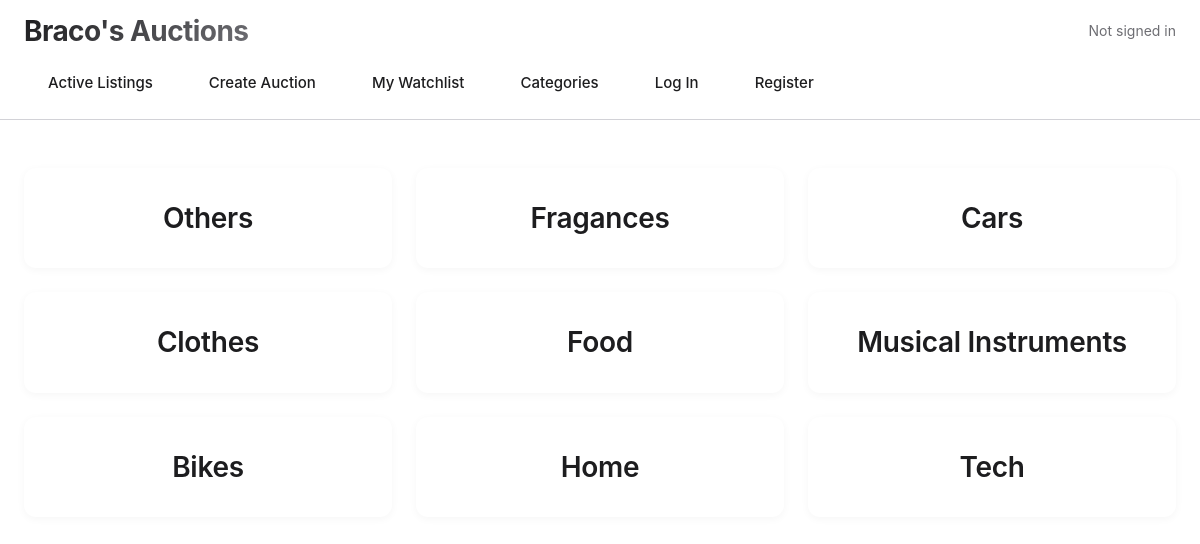
The page /categories on the database its author committed.
### auctions/models.py (models this page shows, shortened)
class Category(models.Model):
    name = models.CharField(max_length=40, unique=True)

### auctions/views.py (the view)
# urls.py: path("categories", views.categories_view, name='categories'),
def categories_view(request):
    categories = Category.objects.all()
    return render(request, "auctions/categories.html", {
        "categories": categories
    })

### auctions/templates/auctions/categories.html
{% extends "auctions/layout.html" %}
{% block body %}
{% if categories %}
<div class='categories'>
{% for categorie in categories %}
    <a href="{% url 'category_detail' categorie.name %}">
        <h3>{{ categorie.name }}</h3>
    </a>
{% empty %}
    <p>No categories available</p>
{% endfor %}
</div>
{%else %}
<p>Nothing to see here</p>
{% endif %}
{% endblock %}

### auctions/static/auctions/styles.css (style rules this page uses)
* { margin: 0; padding: 0; box-sizing: border-box; }
:root { --white: #ffffff; --off-white: #fafafa; --light-gray: #f5f5f7; --border-gray: #d2d2d7; --text-primary: #1d1d1f; --text-secondary: #6e6e73; --accent: #0071e3; --accent-hover: #0077ed; --success: #34c759; --warning: #ff9500; --error: #ff3b30; --shadow-sm: 0 2px 8px rgba(0, 0, 0, 0.04); --shadow-md: 0 4px 16px rgba(0, 0, 0, 0.08); --shadow-lg: 0 8px 32px rgba(0, 0, 0, 0.12); --space-xs: 0.5rem; --space-sm: 1rem; --space-md: 1.5rem; --space-lg: 2rem; --space-xl: 3rem; --space-2xl: 4rem; --radius-sm: 8px; --radius-md: 12px; --radius-lg: 18px; --radius-full: 9999px; --font-system: -apple-system, BlinkMacSystemFont, 'Segoe UI', 'Roboto', 'Helvetica', 'Arial', sans-serif; }
body { font-family: var(--font-system); background: var(--white); color: var(--text-primary); line-height: 1.6; -webkit-font-smoothing: antialiased; -moz-osx-font-smoothing: grayscale; }
h3 { font-size: clamp(1.25rem, 3vw, 1.75rem); font-weight: 600; letter-spacing: -0.01em; line-height: 1.3; color: var(--text-primary); }
a { color: var(--accent); text-decoration: none; transition: color 0.2s ease; }
.categories { display: grid; grid-template-columns: repeat(auto-fill, minmax(280px, 1fr)); gap: var(--space-md); }
.categories h3 { padding: var(--space-lg); background: var(--white); border-radius: var(--radius-md); box-shadow: var(--shadow-sm); text-align: center; transition: all 0.2s ease; color: var(--text-primary); }
.categories a { color: inherit; }

### rows shown on the page
Category: name "Others"
Category: name "Fragances"
Category: name "Cars"
Category: name "Clothes"
Category: name "Food"
Category: name "Musical Instruments"
Category: name "Bikes"
Category: name "Home"
Category: name "Tech"
